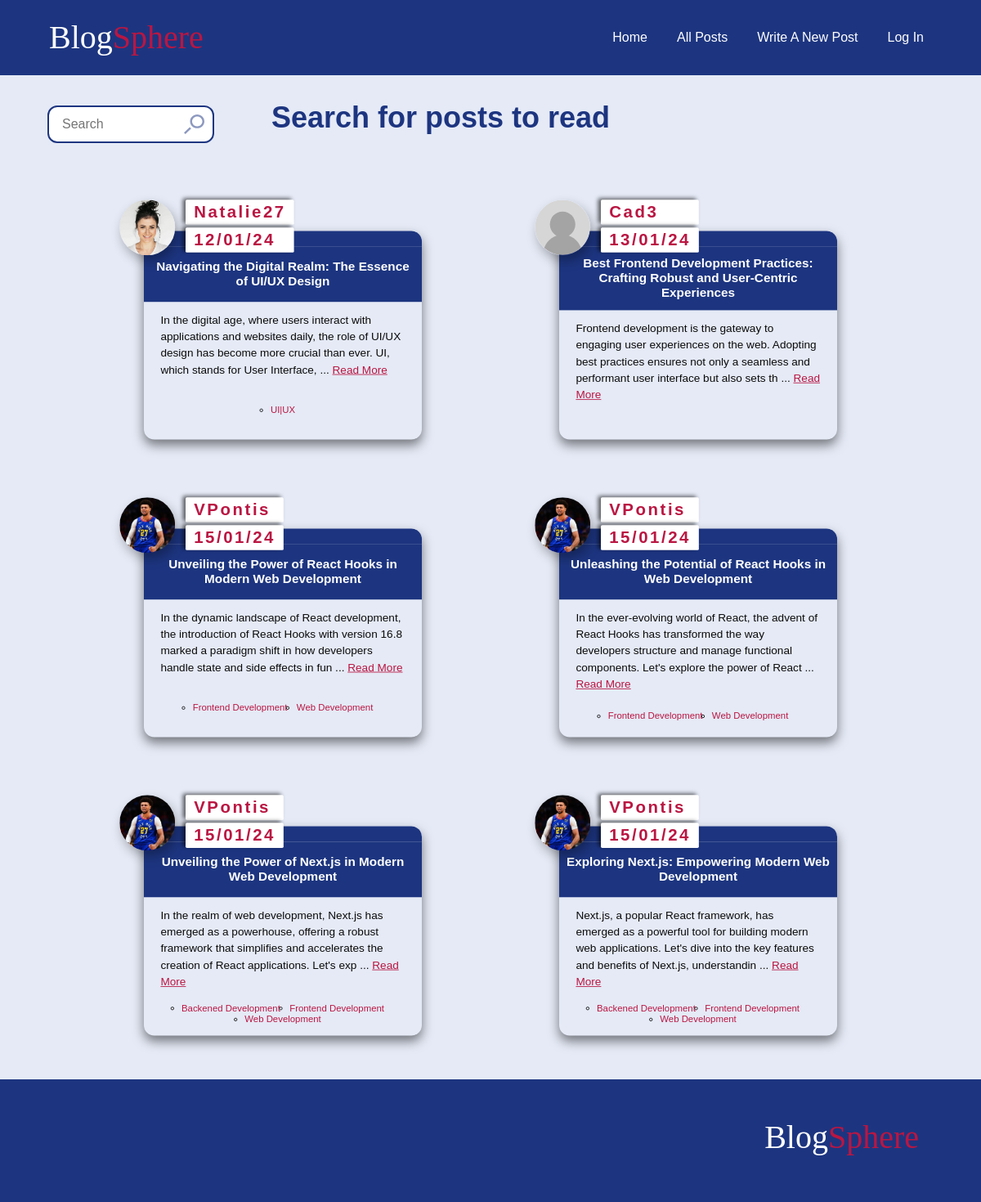
/posts/, run on the app's committed database.
### blog/models.py (models this page shows, shortened)
class Navigation(models.Model):
    text= models.CharField(max_length=100)
    destination= models.CharField(max_length=100)

class Post(models.Model):
    title = models.CharField(max_length=100)
    author = models.ForeignKey(User,  on_delete=models.CASCADE)
    body = models.TextField()
    created_at = models.DateField(auto_now=True)
    tags = models.ManyToManyField(Tag)
    slug = models.SlugField(unique=True, editable= False, blank= True, db_index=True, default='')

class Tag(models.Model):
    name = models.CharField(max_length=100)
    def __str__(self):
        return f'{self.name}'

### accounts/models.py (models this page shows, shortened)
class Profile(models.Model):
    MALE = 'M'
    FEMALE = 'F'
    OTHER = 'O'
    GENDER_CHOICES = [
        (MALE, 'Male'),
        (FEMALE, 'Female'),
        (OTHER, 'Other'),
    ]
    user = models.OneToOneField(User, on_delete=models.CASCADE)
    bio = models.TextField(blank=True,null=True,  max_length = 400)
    profile_pic = models.ImageField( blank=True, null=True)
    gender = models.CharField(null=True,  max_length=1,choices=GENDER_CHOICES, default= MALE)
    birthday = models.DateField(null=True, blank = True, default=default_date)
    job = models.CharField(blank=True, null=True,  max_length = 400)
    first_name = models.CharField(null=True, blank=True, max_length=100)
    last_name = models.CharField(null=True, blank=True, max_length=100)
    email = models.EmailField(null=True, blank=True,  max_length=254)
    full_name = models.CharField(null=True, max_length = 200, blank= True)
    country = models.CharField(null=True, blank=True, max_length=100)
    city = models.CharField(null=True, blank=True, max_length=100)
    following = models.ManyToManyField('self',symmetrical=False, blank=True)
    followers = models.ManyToManyField("self", related_name="followed_by", symmetrical=False, blank=True)

### blog/views.py (the view)
# urls.py: path('posts/', views.all_posts, name='posts'),
def all_posts(request):
   q = request.GET.get('q', '').strip()
   tag = request.GET.get('tag', '')
   filter_param = request.GET.get('filter', '')
   all_posts = posts.all()
   filtered_posts_by_author = posts.filter(author__username__contains=q)
   filtered_posts_by_title =all_posts.filter(title__icontains=q)
   filtered_posts_by_tag = posts.filter(Q(tags__name__contains=q)| Q(tags__name = tag)).distinct()
   if q:
      filtered_posts = posts.filter(
      Q(tags__name=tag) |
      Q(tags__name__icontains=q) |
      Q(author__username__icontains=q) |
      Q(slug__icontains=q)
   ).distinct()
   else:
      filtered_posts = None;
   tag_posts = posts.filter(tags__name = tag)
   context = {
      'all_posts': all_posts,
      'tag': tag,
      'filter': filter_param,
      'filtered_posts': filtered_posts,
      'search': q,
      'tag_posts': tag_posts,
      "filtered_posts_by_author": filtered_posts_by_author,
      "filtered_posts_by_title": filtered_posts_by_title,
      "filtered_posts_by_tag": filtered_posts_by_tag
   }
   return render(request, 'blog/posts.html', context)

### blog/context_processors.py (called while the page is built)
def render_Nav_processor(request):
  if request.user.is_authenticated:
    navigation_links = Navigation.objects.exclude(destination = 'login')
  else:
    navigation_links = Navigation.objects.exclude(destination = 'logout').exclude(destination = 'editProfile')
  return  {
        'nav_links': navigation_links
    }

### blog/templates/blog/posts.html (shortened to what this page needs)
{% extends '../layout.html'%}
{% load static%}
{% block style %}
<link rel="stylesheet" href="{% static "posts.css"%}">
<link rel="stylesheet" href="{% static "article.css"%}">
{% endblock  %}
{% block content %}
<div class="heading-row" >
    <form class="search-container" action={{request.path}} method="GET">
        <input class="search-input" type="text"  placeholder="Search" name="q" id="q">
        <img class="search-icon" src="{% static 'search-icon.svg' %}" alt="search icon">
    </form>
    {% if filtered_posts %}
    <div class="search-container">
<h1>Search Results: <span class="search-container-count" > {{filtered_posts.count}}</span></h1>
<div class="search-container--filter">
{% if filtered_posts.count %}
<h4>Filter by:</h4>
<div class="filter-links">
<a class=" {% if filter == 'author' %} filter-active {% endif %}  filter-by--author filter-link" href="{% url 'posts'%}?filter=author&q={{search}}"> Author <span >{{filtered_posts_by_author.count}}</span> </a>
<a class=" {% if filter == 'title' %} filter-active {% endif %} filter-by--title filter-link" href="{% url 'posts'%}?filter=title&q={{search}}"> Posts <span >{{filtered_posts_by_title.count}}</span></a>
<a class="{% if filter == 'tag' %} filter-active {% endif %} filter-by--tag filter-link" href="{% url 'posts'%}?filter=tag&q={{search}}"> Tags <span >{{filtered_posts_by_tag.count}}</span></a>
<a class="filter-reset filter-link" href="{% url 'posts'%}?q={{search}}"> Reset filter</a>
</div>
{% endif %}
</div>
</div>
{% else %}
{% if tag %}
<h1 >Posts about <span class="post-about">{{tag}}</span></h1>
{% else %}
<h1>Search for posts to read</h1>
{% endif %}
{% endif %}
</div>
     <ul class="blogs">
        {% if tag %}
        {% for post in tag_posts %}
        {% include "components/article.html" %}
        {% endfor %}
        {% else %}
        {% if not filtered_posts and not search %}
    {% for post in all_posts %}
   {% include "components/article.html" %}
    {% endfor %}
  {% endif %}
 {% endif %}</ul>
{% endblock content %}

### templates/components/header.html (shortened to what this page needs)
{% load static%}
{% block style %}
<link rel="stylesheet" href="{% static "header.css"%}">
<link rel="stylesheet" href="{% static "article.css"%}">
{% endblock  %}
<header class="nav-header" >
    <div class="container header">
      <div>
       <span class="logo">Blog<span class="brand-accent">Sphere
    </div><nav >
    <ul class="nav">
     {% for link in nav_links %}
       <li>
        <a href="{% url link.destination %}">{{ link.text | title }}</a>
       </li>
       {% endfor %}
    </ul>
</nav>
</div>
</header>

### templates/components/article.html (shortened to what this page needs)
{% load static %}
<li class="post ">
    {% if not tab %}
    <header class="author">
        {% if post.author != request.user %}
         <a href="{% url 'user-profile' username=post.author tab='informations' %}">
            {% else %}
            <a href="{% url 'editProfile' %}?tab=informations">
       {% endif %}
       {% if post.author.profile.profile_pic %}
       <img class="profile-picture" src="{{ post.author.profile.profile_pic.url }}" alt="Profile Picture">
{% else %}
            <img class="no-picture" src="{% static 'images/no-profile-picture.svg' %}" alt="">
            {% endif%}
        </a>
            <div class="author-post__details">
                {% if post.author != request.user  %}
                <a href="{% url 'user-profile' username=post.author tab='informations' %}">
                    <span class="author-post__details-name">{{post.author.username}}</span> </a>{% endif %}
                    <span class="author-post__details-date">{{post.created_at|date:"d/m/y"}}</span></div>
                </header>
                {% endif %}
                <a href="{% url 'post' post.slug %}">
        <div class="title-container">
            <h3 class="post-title">{{ post.title }}</h3>
        </div>
        <div class="content">
            <p class="post-content">
                {{ post.body|slice:":175" }}
                {% if post.body|length > 175 %}
                ... <a class="read_more" href="{% url 'post' post.slug %}">Read More</a>
                {% endif %}
            </p>
        </a>
            <div class="row">
                <ul class="tags">
                    {% for tag in post.tags.all %}
                        <li><a href="{% url 'posts'%}?tag={{tag}}" class="tag"> {{tag}}</a></li>
                    {% endfor %}
                </ul>
            </div>
    </li>

### static/global.css (style rules this page uses)
:root { --main-clr: #1d3580; --main-hover-clr: #2c489cd0; --main-hover-link-clr: #2c489c4d; --main-clr-light: #1d3680bd; --heading-clr: #1d3580; --heading2-clr: #fff; --accent-clr: #ba1642; --focus-clr: #e4724f13; --error-text-clr: rgb(231, 48, 16); --error-bg-clr: rgba(255, 187, 175, 0.012); --nav-text-clr: #fff; --main-text-clr: #181313; --fs-800: 2.5rem; --fs-750: 2.25rem; --fs-700: 2rem; --fs-650: 1.75rem; --fs-600: 1.5rem; --fs-550: 1.25rem; --fs-500: 1rem; --fs-450: 0.975rem; --fs-400: 0.9375rem; --fs-350: 0.875rem; --fs-300: 0.8375rem; --heading-align: center; --gutter-y-200: 0.75rem; --gutter-y-300: 1rem; --gutter-y-400: 1.25rem; --gutter-y-600: 2rem; --gutter-y-900: 5rem; --gutter-x-600: 2rem; }
* { margin: 0; padding: 0; box-sizing: border-box; }
img, svg, picture { display: block; max-width: 100%; }
input, text, label,textarea, select, button { font-size: inherit; font-family: inherit; }
body { font-size: var(--fs-500); line-height: 1.5; font-family: 'Franklin Gothic Medium', 'Arial Narrow', Arial, sans-serif; color: var(--main-text-clr); background-color: #e5eaf6; }
h1 { text-align: var(--heading-align); color: var(--heading-clr); margin-top: var(--gutter-y-600); font-size: var(--fs-750); line-height: 1.1; margin-bottom: var(--gutter-y-300); }
.container { width: 100%; max-width: min(90%, 90rem); margin-inline: auto; }
a:link, a:visited { text-decoration: none; color: #0b0b0b; }

### static/posts.css (style rules this page uses)
.blogs { display: grid; justify-content: center !important; align-content: center !important; grid-template-columns: repeat(auto-fit, minmax(21.875rem, 1fr)); gap: 0; padding-inline: 2em; }
.heading-row { display: flex; gap: 4.5rem; align-items: center; margin-bottom: 3em; }
.search-container { position: relative; }
.search-input { padding: .75em .25em; padding-left:1em; width: 200px; transition: width 0.5s ease-in, outline 0.25s ease-in; border-radius: 10px; border: none; outline: 2px solid var(--main-clr); cursor: pointer; }
.search-icon { position: absolute; top: 50%; right: 10px; transform: translateY(-50%); width: 25px; height: 25px; opacity: 0.5; transition: opacity 0.3s ease-in-out; }
.heading-row h1 { margin-top: 0; }

### static/article.css (style rules this page uses)
.post { margin: 2rem auto; box-shadow: 0 8px 16px rgba(0, 0, 0, 0.5); width: 400px; padding-bottom: 1em; color: #0b0b0b; display: flex; flex-direction: column; justify-content: space-between; border-radius: 15px; transform: scale(0.85); transition: all .25s ease-out; min-height: 300px; }
.author { max-height: 30px; background-color: var(--heading-clr); position: relative; border-top-right-radius: 15px; border-top-left-radius: 15px; padding-block:.70em }
.author-post__details { position: absolute; top: -45px; left: 60px; }
.author-post__details span { display: block; font-size: var(--fs-600); border-radius: 2px; margin: 0; line-height: 1; color: var(--accent-clr); padding: .25em .5em; margin-bottom: .25rem; font-weight: 700; background-color: white; letter-spacing: 3px; box-shadow: -4px -2px 6px rgba(0,0,0, .6); }
.author .profile-picture, .author .no-picture { width: 80px; aspect-ratio: 1/1; position: absolute; top: -45px; left: -35px; border-radius: 50%; border: none; overflow: hidden; box-shadow: 4px 8px 16px rgba(0,0,0, .3); object-fit: cover; object-position: center; }
.content { padding-inline:1.5em; display: flex; flex-direction: column; flex: 1; }
.title-container { border-top-right-radius: 15px; border-top-left-radius: 15px; }
.row { display: flex; flex-wrap: wrap; margin-top: 1.25em; font-size: .9375rem; flex: 1; column-gap:1rem; align-items: center; }
.row ul { row-gap: 0.25em; text-align: center; margin-inline: auto; }
.tags { display: flex; font-size: .8375rem; line-height: 1; flex-wrap: wrap; justify-content: center; align-items: center; gap: 1em; }
.read_more { color: var(--accent-clr) !important; text-decoration: underline !important; }
.go-back-btn, .tag:link, .tag:visited { color: var(--accent-clr) !important; }
.post-title { font-size: 1.125rem; margin-bottom: .75em; display: inline-flex; align-items: center; text-align: center; background-color: var(--heading-clr); color: white; padding-block: .75em; padding-inline:.5em; min-height: 80px; line-height: 1.2; width:100%; justify-content: center; }

### data on the page
Navigation: text "Home"
Navigation: text "All Posts"
Navigation: text "Write A New Post"
Navigation: text "Log In"
Post: author.profile.profile_pic (picture), author.username "Natalie27", created_at "12/01/24", title "Navigating the Digital Realm: The Essence of UI/UX Design", body "In the digital age, where users interact with applications and websites daily, the role of UI/UX design has become more crucial than ever. UI, which stands for User Interface,", shows "Read More"
Tag: name "UI|UX"
Post: author.username "Cad3", created_at "13/01/24", title "Best Frontend Development Practices: Crafting Robust and User-Centric Experiences", body "Frontend development is the gateway to engaging user experiences on the web. Adopting best practices ensures not only a seamless and performant user interface but also sets th", shows "Read More"
Post: author.profile.profile_pic (picture), author.username "VPontis", created_at "15/01/24", title "Unveiling the Power of React Hooks in Modern Web Development", body "In the dynamic landscape of React development, the introduction of React Hooks with version 16.8 marked a paradigm shift in how developers handle state and side effects in fun", shows "Read More"
Tag: name "Frontend Development"
Tag: name "Web Development"
Post: author.profile.profile_pic (picture), author.username "VPontis", created_at "15/01/24", title "Unleashing the Potential of React Hooks in Web Development", body "In the ever-evolving world of React, the advent of React Hooks has transformed the way developers structure and manage functional components. Let's explore the power of React", shows "Read More"
Post: author.profile.profile_pic (picture), author.username "VPontis", created_at "15/01/24", title "Unveiling the Power of Next.js in Modern Web Development", body "In the realm of web development, Next.js has emerged as a powerhouse, offering a robust framework that simplifies and accelerates the creation of React applications. Let's exp", shows "Read More"
Tag: name "Backened Development"
Post: author.profile.profile_pic (picture), author.username "VPontis", created_at "15/01/24", title "Exploring Next.js: Empowering Modern Web Development", body "Next.js, a popular React framework, has emerged as a powerful tool for building modern web applications. Let's dive into the key features and benefits of Next.js, understandin", shows "Read More"
